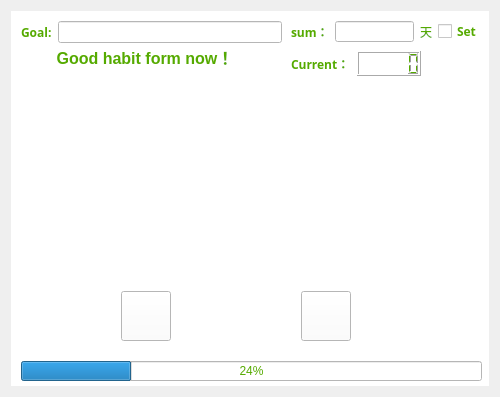
<?xml version="1.0" encoding="UTF-8"?>
<ui version="4.0">
 <class>Sign_in</class>
 <widget class="QWidget" name="Sign_in">
  <property name="geometry">
   <rect>
    <x>0</x>
    <y>0</y>
    <width>500</width>
    <height>397</height>
   </rect>
  </property>
  <property name="windowTitle">
   <string>Form</string>
  </property>
  <layout class="QHBoxLayout" name="horizontalLayout">
   <item>
    <widget class="QWidget" name="widget" native="true">
     <property name="styleSheet">
      <string notr="true">color:rgb(85, 170, 0);

background-color:rgb(255, 255, 255);</string>
     </property>
     <widget class="QProgressBar" name="progressBar">
      <property name="geometry">
       <rect>
        <x>10</x>
        <y>350</y>
        <width>461</width>
        <height>20</height>
       </rect>
      </property>
      <property name="value">
       <number>24</number>
      </property>
     </widget>
     <widget class="QLabel" name="label_4">
      <property name="geometry">
       <rect>
        <x>40</x>
        <y>40</y>
        <width>188</width>
        <height>27</height>
       </rect>
      </property>
      <property name="text">
       <string>&lt;html&gt;&lt;head/&gt;&lt;body&gt;&lt;p align=&quot;center&quot;&gt;&lt;span style=&quot; font-size:18pt; font-weight:600; color:#55aa00; vertical-align:super;&quot;&gt;Good habit form now！&lt;/span&gt;&lt;/p&gt;&lt;/body&gt;&lt;/html&gt;</string>
      </property>
     </widget>
     <widget class="QPushButton" name="pushButton">
      <property name="geometry">
       <rect>
        <x>110</x>
        <y>280</y>
        <width>50</width>
        <height>50</height>
       </rect>
      </property>
      <property name="sizePolicy">
       <sizepolicy hsizetype="Preferred" vsizetype="Expanding">
        <horstretch>0</horstretch>
        <verstretch>0</verstretch>
       </sizepolicy>
      </property>
      <property name="styleSheet">
       <string notr="true">QPushButton#pushButton{
border-image: url(:/Image/right_checked.png)
}
QPushButton#pushButton:pressed{
border-image: url(:/Image/click.png);
}</string>
      </property>
      <property name="text">
       <string/>
      </property>
     </widget>
     <widget class="QPushButton" name="pushButton_2">
      <property name="geometry">
       <rect>
        <x>290</x>
        <y>280</y>
        <width>50</width>
        <height>50</height>
       </rect>
      </property>
      <property name="sizePolicy">
       <sizepolicy hsizetype="Preferred" vsizetype="Preferred">
        <horstretch>0</horstretch>
        <verstretch>0</verstretch>
       </sizepolicy>
      </property>
      <property name="styleSheet">
       <string notr="true">QPushButton#pushButton_2{
border-image:url(:/Image/fault_checked.png);
}
QPushButton#pushButton_2:pressed{
border-image:url(:/Image/click2.png);
}</string>
      </property>
      <property name="text">
       <string/>
      </property>
     </widget>
     <widget class="QWidget" name="layoutWidget">
      <property name="geometry">
       <rect>
        <x>280</x>
        <y>40</y>
        <width>130</width>
        <height>25</height>
       </rect>
      </property>
      <layout class="QHBoxLayout" name="horizontalLayout_2">
       <item>
        <widget class="QLabel" name="label_3">
         <property name="font">
          <font>
           <family>微软雅黑</family>
           <weight>75</weight>
           <bold>true</bold>
          </font>
         </property>
         <property name="text">
          <string>Current：</string>
         </property>
        </widget>
       </item>
       <item>
        <widget class="QLCDNumber" name="lcdNumber"/>
       </item>
      </layout>
     </widget>
     <widget class="QWidget" name="layoutWidget">
      <property name="geometry">
       <rect>
        <x>10</x>
        <y>10</y>
        <width>261</width>
        <height>22</height>
       </rect>
      </property>
      <layout class="QHBoxLayout" name="horizontalLayout_4">
       <item>
        <widget class="QLabel" name="label">
         <property name="font">
          <font>
           <family>微软雅黑</family>
           <weight>75</weight>
           <bold>true</bold>
          </font>
         </property>
         <property name="text">
          <string>Goal:</string>
         </property>
        </widget>
       </item>
       <item>
        <widget class="QLineEdit" name="lineEdit"/>
       </item>
      </layout>
     </widget>
     <widget class="QWidget" name="layoutWidget">
      <property name="geometry">
       <rect>
        <x>280</x>
        <y>10</y>
        <width>191</width>
        <height>21</height>
       </rect>
      </property>
      <layout class="QHBoxLayout" name="horizontalLayout_5">
       <item>
        <layout class="QHBoxLayout" name="horizontalLayout_3">
         <item>
          <widget class="QLabel" name="label_2">
           <property name="font">
            <font>
             <family>微软雅黑</family>
             <weight>75</weight>
             <bold>true</bold>
            </font>
           </property>
           <property name="text">
            <string>sum：</string>
           </property>
          </widget>
         </item>
         <item>
          <widget class="QLineEdit" name="lineEdit_2"/>
         </item>
         <item>
          <widget class="QLabel" name="label_6">
           <property name="text">
            <string>天</string>
           </property>
          </widget>
         </item>
        </layout>
       </item>
       <item>
        <widget class="QCheckBox" name="checkBox">
         <property name="font">
          <font>
           <family>微软雅黑</family>
           <weight>75</weight>
           <bold>true</bold>
          </font>
         </property>
         <property name="text">
          <string>Set</string>
         </property>
        </widget>
       </item>
      </layout>
     </widget>
     <widget class="QLabel" name="label_5">
      <property name="geometry">
       <rect>
        <x>70</x>
        <y>90</y>
        <width>281</width>
        <height>171</height>
       </rect>
      </property>
      <property name="text">
       <string/>
      </property>
      <property name="pixmap">
       <pixmap resource="image.qrc">:/Image/normal.png</pixmap>
      </property>
      <property name="scaledContents">
       <bool>true</bool>
      </property>
     </widget>
    </widget>
   </item>
  </layout>
 </widget>
 <resources>
  <include location="image.qrc"/>
 </resources>
 <connections/>
</ui>
